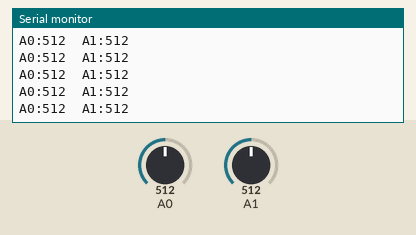
Bench run of a sketch on a simulated Arduino Uno, built with avr-gcc and run on an emulated ATmega328P. Shown: the last lines printed to the serial monitor. Inputs (shaded band) come from the test bench; at power-on: A0 = 512, A1 = 512.

Above: at 1.2 s.
1.3 s: A0 set to 716
At 1.56 s:
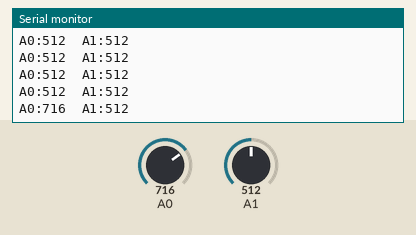
2.8 s: A1 set to 716
At 2.96 s:
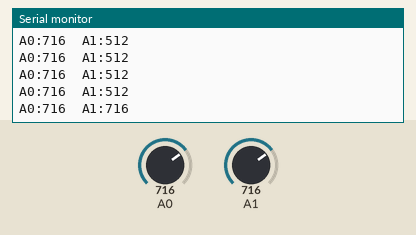
4.3 s: A0 set to 900
At 4.37 s:
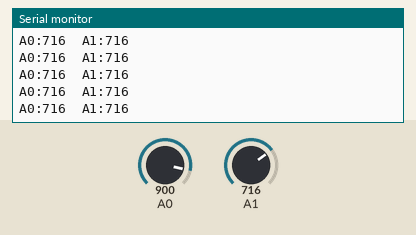
5.8 s: A1 set to 900
At 5.97 s:
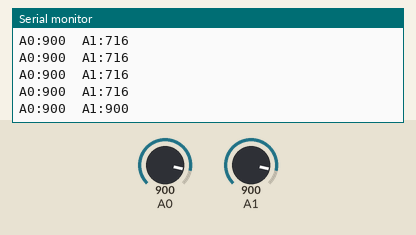
Timing chart, 0 to 8.3 s (numbered marks = the images above; inputs shaded):
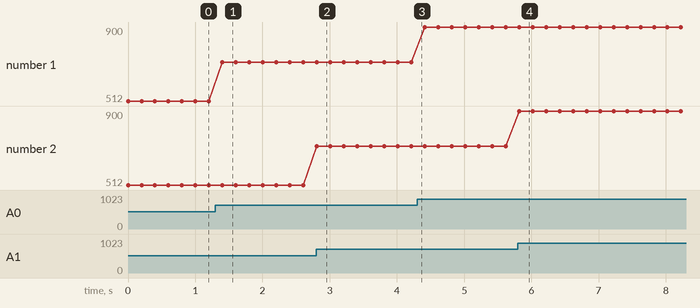

Measured:
- after the input at 1.3 s, the serial monitor: prints a new line after 0.10 s (image 1)
- after the input at 2.8 s, the serial monitor: prints a new line at once (image 2)
- after the input at 5.8 s, the serial monitor: prints a new line at once (image 4)
- plotted number 1: 512 → 716 after the input at 1.3 s, 716 → 900 after the input at 4.3 s

The sketch:

test_analogread.ino
```cpp
// Comme le micro est sensé lire sur le port A0, je voulais voir si, sans le micro, c'est la même chose
//pour les 2 broches, afin de voir si le micro est bien présent ou non

void setup() {
  pinMode(A0,INPUT);
  pinMode(A1,INPUT);

  Serial.begin(9600);

}

void loop() {
  Serial.print("A0:");
  Serial.print(analogRead(A0));
  Serial.print("\t");
  Serial.print("A1:");
  Serial.println(analogRead(A1));
  delay(200);
}

// Vardict : les valeurs ne sont pas toujours égales, mais dans la majorité des cas, on a 1 d'écart
//Je pense qu'avec +/- 5, on peut affirmer que les deux broches sont indentiques et qu'il n'y a pas de micro
//ATTENTION : faut pas que le potentiomètre rattaché aux micro soit dans la plage de valeur (400 après réinitialisation,
// redescend vers les 350 par la suite)
```
